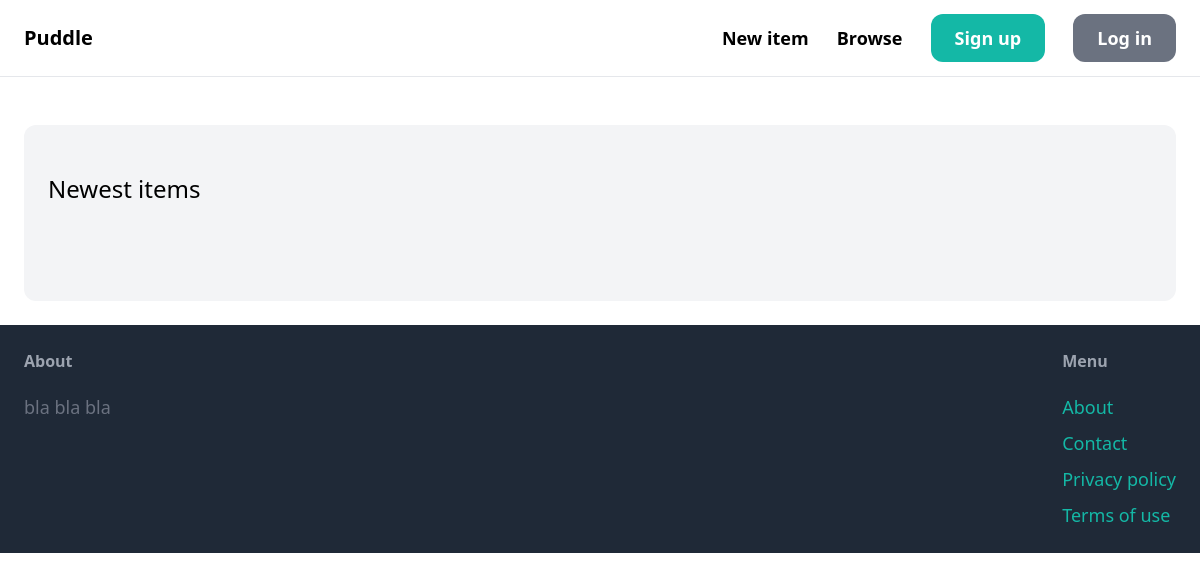
Before: / with the older database file.
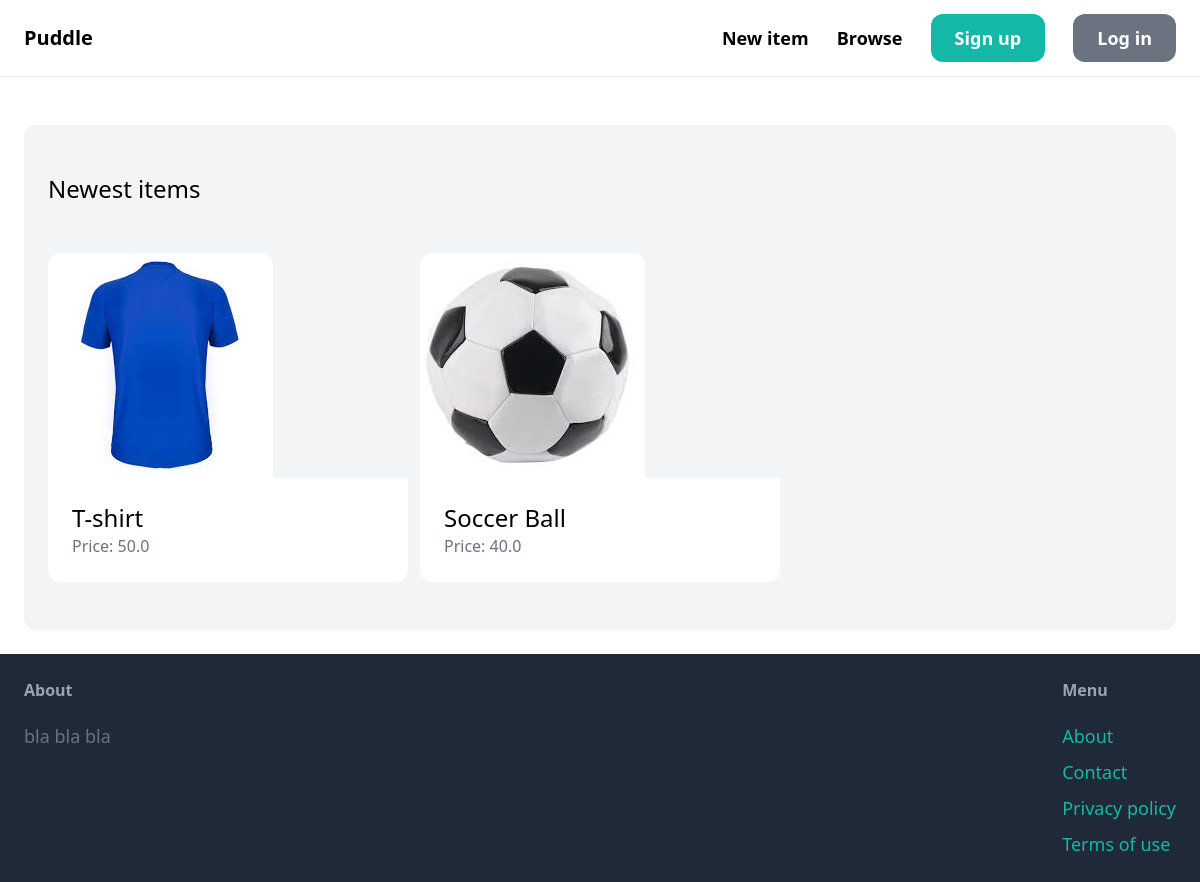
After: the same page with the newer database file.
### item/models.py (models this page shows, shortened)
class Item(models.Model):
    category = models.ForeignKey(Category, related_name='items', on_delete=models.CASCADE)
    name = models.CharField(max_length=300)
    description = models.TextField(blank=True, null=True)
    price = models.FloatField()
    image = models.ImageField(upload_to='item_images', blank=True, null=True)
    is_sold = models.BooleanField(default=False)
    created_by = models.ForeignKey(User, related_name='items', on_delete=models.CASCADE)
    created_at = models.DateTimeField(auto_now_add=True)

### core/views.py (the view)
# urls.py: path('', index, name='index'),
def index(request):
    items = Item.objects.filter(is_sold=False)
    categories = Category.objects.all()
    return render(request, 'core/index.html', {
        'categories': categories,
        'items': items,
    })

### core/templates/core/index.html (shortened to what this page needs)
{% extends 'core/base.html' %}
{% block content %}
    <div class="mt-6 px-6 py-12 bg-gray-100 rounded-xl">
        <h2 class="mb-12 text-2xl textcenter">Newest items</h2>
        <div class="grid grid-cols-3 gap-3">
            {% for item in items %}
                <div>
                    <a href="#">
                        <div>
                            <img src="{{item.image.url}}" alt="Image {{item.name}}" class="rounded-t-xl">
                        </div>
                        <div class="p-6 bg-white rounded-b-xl">
                            <h2 class="text-2xl">{{item.name}}</h2>
                            <p class="text-gray-500">Price: {{item.price}}</p>
                        </div>
                    </a>
                </div>
            {% endfor %}
        </div>
    </div>
{% endblock %}

### core/templates/core/base.html (shortened to what this page needs)
<!DOCTYPE html>
<html lang="en">
<head>
    <script src="https://cdn.tailwindcss.com"></script>
</head>
<body>
    <nav class="py-6 px-6 flex justify-between items-center border-b border-gray-200">
        <a href="/" class="text-xl font-semibold">Puddle</a>
        <div class="space-x-6">
            <a href="#" class="text-lg font-semibold hover:text-gray-500">New item</a>
            <a href="#" class="text-lg font-semibold hover:text-gray-500">Browse</a>
            <a href="#" class="px-6 py-3 text-lg font-semibold bg-teal-500 text-white rounded-xl hover:bg-teal-700">Sign up</a>
            <a href="#" class="px-6 py-3 text-lg font-semibold bg-gray-500 text-white rounded-xl hover:bg-gray-700">Log in</a>
        </div>
    </nav>
    <div class="px-6 py-6">
        {% block content %}
        {% endblock %}
    </div>
    <footer class="py-6 px-6 flex justify-between bg-gray-800">
        <div class="w-2/3 pr-10">
            <h3 class="mb-5 font-semibold text-gray-400">About</h3>
            <p class="text-lg text-gray-500">bla bla bla </p>
        </div>
        <div class="w1/3">
            <h3 class="mb-5 font-semibold text-gray-400">Menu</h3>
            <ul class="space-y-2">
               <li><a href="#" class="text-lg text-teal-500 hover:text-teal-700">About</a></li>
               <li><a href="{% url 'contact' %}" class="text-lg text-teal-500 hover:text-teal-700">Contact</a></li>
               <li><a href="#" class="text-lg text-teal-500 hover:text-teal-700">Privacy policy</a></li>
               <li><a href="#" class="text-lg text-teal-500 hover:text-teal-700">Terms of use</a></li>
            </ul>
        </div>
    </footer>
</body>
</html>

Changed rows visible on the page:
added Item: image (picture), name "T-shirt", price "50.0"
added Item: image (picture), name "Soccer Ball", price "40.0"
